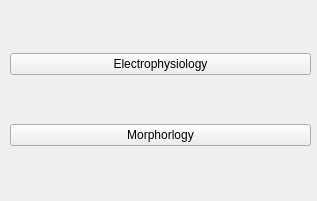
<?xml version="1.0" encoding="UTF-8"?>
<ui version="4.0">
 <class>Patchview_navigator</class>
 <widget class="QWidget" name="Patchview_navigator">
  <property name="geometry">
   <rect>
    <x>0</x>
    <y>0</y>
    <width>317</width>
    <height>201</height>
   </rect>
  </property>
  <property name="windowTitle">
   <string>Patchview Navigator</string>
  </property>
  <widget class="QWidget" name="gridLayoutWidget">
   <property name="geometry">
    <rect>
     <x>10</x>
     <y>10</y>
     <width>301</width>
     <height>181</height>
    </rect>
   </property>
   <layout class="QGridLayout" name="gridLayout">
    <item row="1" column="0">
     <widget class="QPushButton" name="Ephy_home">
      <property name="sizeIncrement">
       <size>
        <width>10</width>
        <height>10</height>
       </size>
      </property>
      <property name="toolTip">
       <string extracomment="Launch Ephy"/>
      </property>
      <property name="text">
       <string>Electrophysiology</string>
      </property>
      <property name="iconSize">
       <size>
        <width>64</width>
        <height>64</height>
       </size>
      </property>
      <property name="flat">
       <bool>false</bool>
      </property>
     </widget>
    </item>
    <item row="2" column="0">
     <widget class="QPushButton" name="Morphor_home">
      <property name="text">
       <string>Morphorlogy</string>
      </property>
     </widget>
    </item>
   </layout>
  </widget>
 </widget>
 <resources/>
 <connections/>
</ui>
